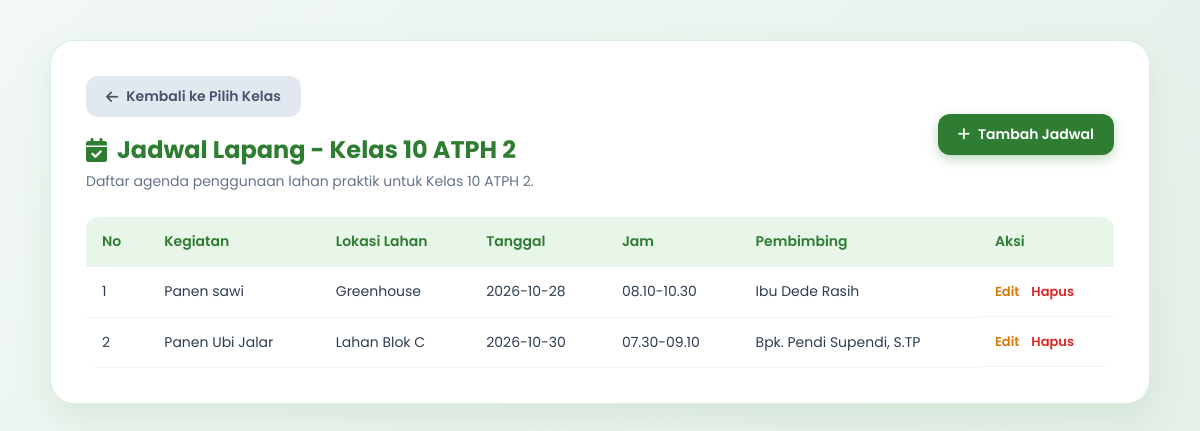
/crud-atph/jadwal/detail.php?kelas=10&rombel=2 (signed in), run on the app's committed database.
### tables this page shows
CREATE TABLE `jadwal_lapang` (
  `id` int NOT NULL,
  `kelas` tinyint NOT NULL,
  `rombel` tinyint NOT NULL,
  `kegiatan` varchar(255) NOT NULL,
  `lokasi` varchar(255) NOT NULL,
  `tanggal` date NOT NULL,
  `jam` varchar(50) NOT NULL,
  `pembimbing` varchar(150) NOT NULL
);

### crud-atph/jadwal/detail.php (the view, shortened to what this page needs)
<?php
include '../../koneksi.php';
$kelas  = isset($_GET['kelas'])  ? intval($_GET['kelas'])  : 10;
$rombel = isset($_GET['rombel']) ? intval($_GET['rombel']) : 1;
$stmt = mysqli_prepare($koneksi, "SELECT * FROM jadwal_lapang WHERE kelas = ? AND rombel = ?");
mysqli_stmt_bind_param($stmt, "ii", $kelas, $rombel);
mysqli_stmt_execute($stmt);
$jadwal = mysqli_stmt_get_result($stmt);
?>
<!DOCTYPE html>
<html lang="id">
<head>
    <link rel="stylesheet" href="https://cdnjs.cloudflare.com/ajax/libs/font-awesome/6.4.0/css/all.min.css">
</head>
<body>
<div class="container">
    <div class="card-box">
        <div class="header-flex">
            <div>
                <a href="index.php" class="btn btn-back" style="margin-bottom: 15px;"><i class="fa-solid fa-arrow-left"></i> Kembali ke Pilih Kelas</a>
                <h2><i class="fa-solid fa-calendar-check"></i> Jadwal Lapang - Kelas <?= $kelas; ?> ATPH <?= $rombel; ?></h2>
                <p style="color: #64748b; font-size: 14px; margin-top: 4px;">Daftar agenda penggunaan lahan praktik untuk Kelas <?= $kelas; ?> ATPH <?= $rombel; ?>.</p>
            </div>
            <a href="tambah.php?kelas=<?= $kelas; ?>&rombel=<?= $rombel; ?>" class="btn"><i class="fa-solid fa-plus"></i> Tambah Jadwal</a>
        </div>
        <table>
            <thead>
                <tr>
                    <th>No</th>
                    <th>Kegiatan</th>
                    <th>Lokasi Lahan</th>
                    <th>Tanggal</th>
                    <th>Jam</th>
                    <th>Pembimbing</th>
                    <th>Aksi</th>
                </tr>
            </thead>
            <tbody>
                <?php
                $no = 1;
                if (mysqli_num_rows($jadwal) > 0):
                    while ($row = mysqli_fetch_assoc($jadwal)):
                ?>
                <tr>
                    <td><?= $no++; ?></td>
                    <td><?= htmlspecialchars($row['kegiatan']); ?></td>
                    <td><?= htmlspecialchars($row['lokasi']); ?></td>
                    <td><?= htmlspecialchars($row['tanggal']); ?></td>
                    <td><?= htmlspecialchars($row['jam']); ?></td>
                    <td><?= htmlspecialchars($row['pembimbing']); ?></td>
                    <td class="action-links">
                        <a href="edit.php?id=<?= (int) $row['id']; ?>" class="edit-link">Edit</a>
                        <form method="POST" action="hapus.php" onsubmit="return confirm('Yakin ingin menghapus?')">
                            <button type="submit" class="delete-link">Hapus</button>
                        </form>
                    </td>
                </tr>
                <?php
                    endwhile;
                else:
                ?>
                <tr>
                    <td colspan="7" class="kosong">Belum ada jadwal lapang untuk kelas ini.</td>
                </tr>
                <?php endif; ?>
            </tbody>
        </table>
    </div>
</div>
</body>
</html>

### crud-atph/jadwal/detail.php (style rules this page uses)
:root { --primary-green: #2e7d32; --light-green: #4caf50; --accent-green: #e8f5e9; --dark-text: #2c3e50; --bg-gradient: linear-gradient(135deg, #f1f8f5 0%, #e2eee6 100%); }
* { box-sizing: border-box; margin: 0; padding: 0; font-family: 'Poppins', sans-serif; }
body { background: var(--bg-gradient); color: var(--dark-text); min-height: 100vh; padding: 40px 20px; }
.container { max-width: 1100px; margin: 0 auto; }
.card-box { background: #ffffff; padding: 35px; border-radius: 24px; box-shadow: 0 15px 35px rgba(46, 125, 50, 0.1); border: 1px solid rgba(76, 175, 80, 0.2); }
.header-flex { display: flex; justify-content: space-between; align-items: center; margin-bottom: 25px; flex-wrap: wrap; gap: 15px; }
h2 { color: var(--primary-green); font-size: 24px; display: flex; align-items: center; gap: 10px; }
.btn { background: var(--primary-green); color: white; padding: 10px 20px; border-radius: 12px; text-decoration: none; font-size: 14px; font-weight: 600; display: inline-flex; align-items: center; gap: 8px; box-shadow: 0 4px 12px rgba(46, 125, 50, 0.3); transition: 0.3s; }
.btn-back { background: #e2e8f0; color: #475569; box-shadow: none; }
table { width: 100%; border-collapse: collapse; margin-top: 20px; background: #fff; border-radius: 12px; overflow: hidden; }
th, td { padding: 14px 16px; text-align: left; font-size: 14px; border-bottom: 1px solid #f1f5f9; }
th { background-color: var(--accent-green); color: var(--primary-green); font-weight: 600; }
.action-links { display: flex; gap: 12px; align-items: center; }
.action-links form { margin: 0; }
.action-links a, .action-links button { text-decoration: none; font-weight: 600; font-size: 13px; background: none; border: none; cursor: pointer; }
.edit-link { color: #d97706; }
.delete-link { color: #dc2626; }

### data on the page
jadwal_lapang: kegiatan "Panen sawi", lokasi "Greenhouse", tanggal "2026-10-28", jam "08.10-10.30", pembimbing "Ibu Dede Rasih"
jadwal_lapang: kegiatan "Panen Ubi Jalar", lokasi "Lahan Blok C", tanggal "2026-10-30", jam "07.30-09.10", pembimbing "Bpk. Pendi Supendi, S.TP"

### other printed values
$kelas "10"
$rombel "2"
